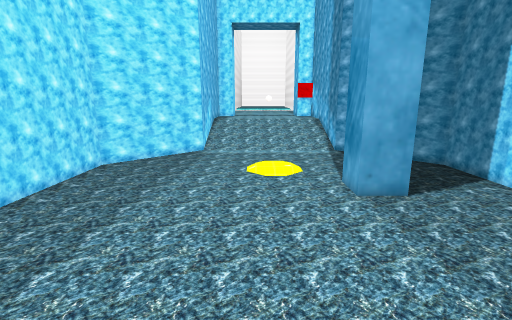
[1] (above)

12 first-person views from a walk through a Godot game level. The camera is 1.2 m above the floor, tilts 12° down and sees 85° across. The floor is counted in squares, 0.42 m on a side. Each view is taken from the middle of a square. On the plan, view 1 faces up. The plan holds only what a view shows up to about 20 squares ahead; the rest is blank. The place goes on beyond the plan. Characters and animated objects are left out. Some surface patterns are stand-ins.

[2]
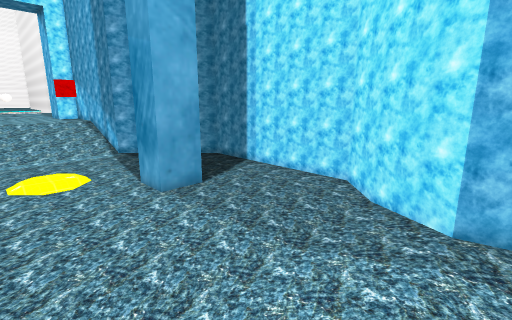

[3]
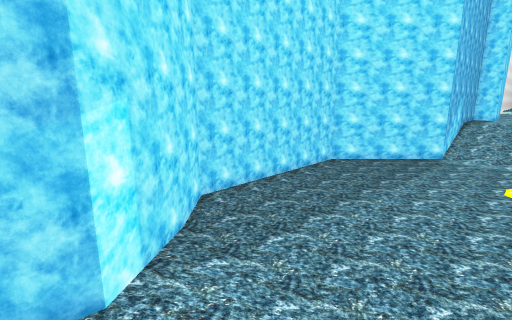

[4]
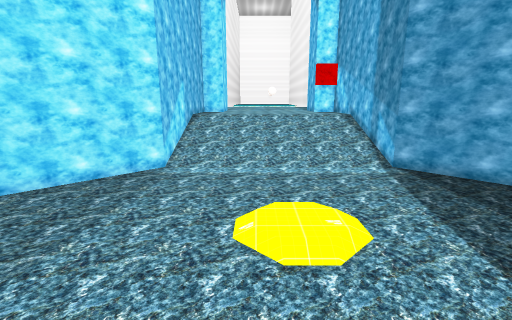

[5]
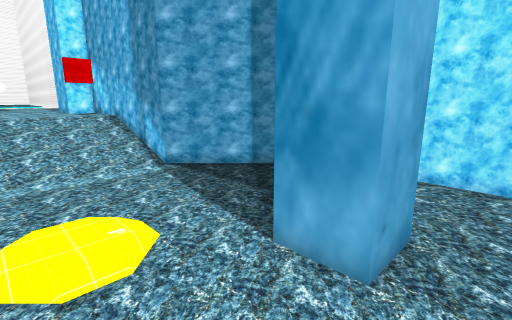

[6]
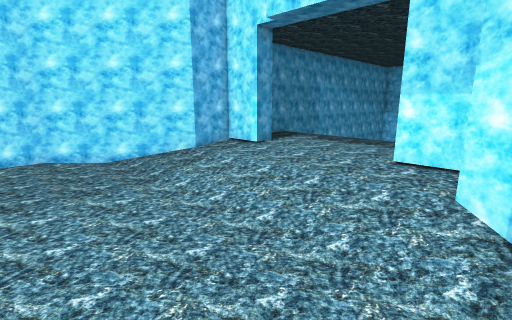

[7]
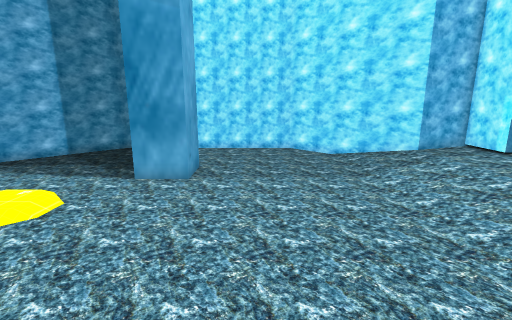

[8]
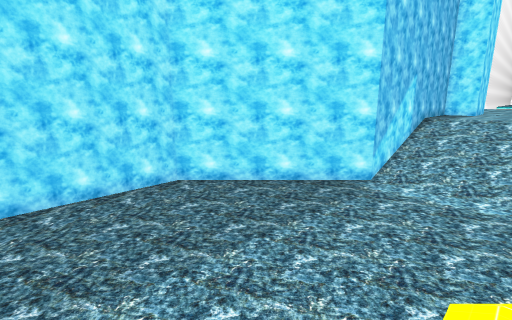

[9]
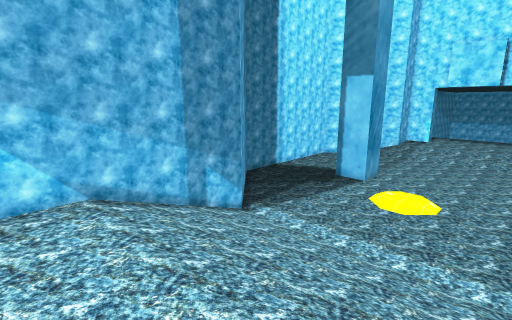

[10]
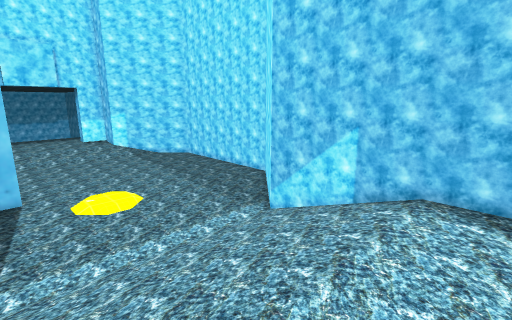

[11]
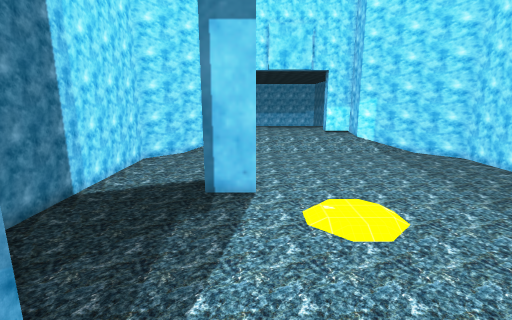

[12]
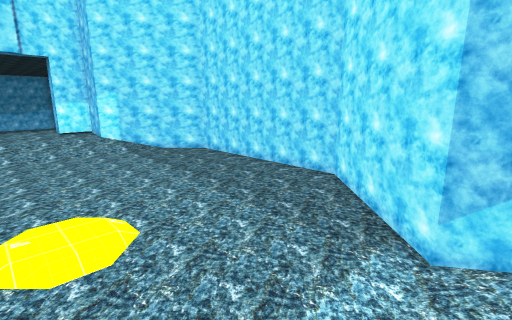

### Floor plan
Key: @ floor where view 1 was taken; # wall or solid block; . main floor; : floor 0.25 m higher than the main floor; + floor 0.75 m higher than the main floor; / step, stairs or slope.
Columns run from 9 left of view 1 to 11 right of it. Each row starts with its distance up from view 1.
 29      #+++++++++#
 28      #+++++++++#
 27      #+++++++++#
 26      #/////////#
 25      #/////////#
 24      #/////////#
 23      #/////////#
 22      #/////////#
 21     ##.........##
 20    ##...........##
 19   ##.............##
 18  ##...............##
 17 ##.................##
 16 #...................#
 15 #...................#
 14 #...................#
 13 #............#  ....#
 12 #............###....#
 11 #............###....#
 10 #...................#
  9 #...................#
  8 #...................#
  7 #...................#
  6 #...................#
  5 ##.................##
  4  ##...............##
  3   ##.............##
  2    ##...........##
  1     ##:::::::::##
  0      #:::@:::::#
 -1      ###:::::###
 -2        #:::::#
 -3         :::::::
 -4         :::::::#
 -5         :::::::#
 -6                #

Positions as (right, up) in squares from view 1, and headings:
1: (0, 0), facing up
2: (-1, 0), facing up-right
3: (0, 0), facing up-left
4: (0, 9), facing up
5: (0, 9), facing up-right
6: (-5, 8), facing down-right
7: (-6, 8), facing right
8: (0, 11), facing up-left
9: (-3, 29), facing down-right
10: (5, 29), facing down-left
11: (4, 23), facing down
12: (2, 22), facing down-left
